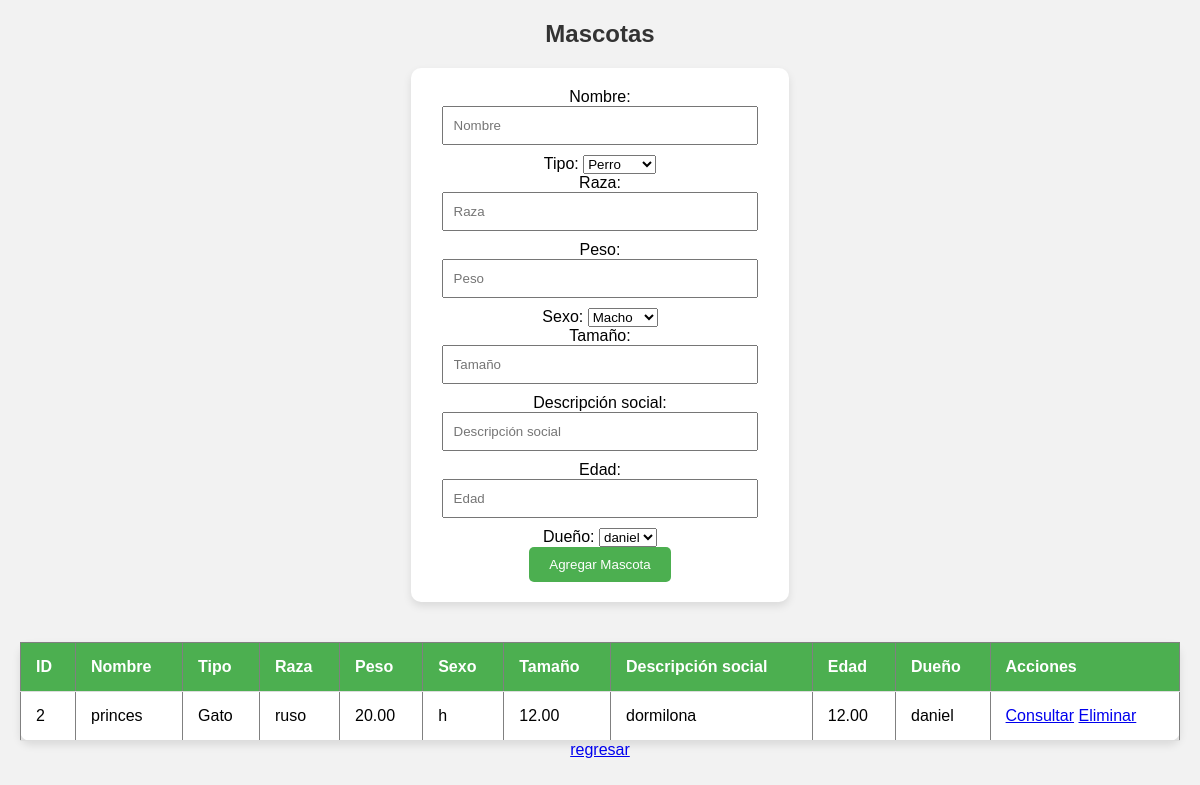
/vistas/mascotas.php, run on the app's committed database.
### tables this page shows
CREATE TABLE `mascotas` (
  `id` int(11) NOT NULL,
  `nombre` varchar(255) NOT NULL,
  `tipo` enum('Perro','Gato','Hamster','Conejo','Loro','Pez') NOT NULL,
  `raza` varchar(255) NOT NULL,
  `peso` double(5,2) NOT NULL,
  `sexo` enum('m','h') NOT NULL,
  `tamano` double(5,2) NOT NULL,
  `descripcion_social` varchar(50) DEFAULT NULL,
  `edad` double(5,2) DEFAULT NULL,
  `dueno_id` int(11) NOT NULL,
  `habilitado` tinyint(1) DEFAULT 1
);

### modelos/Conexion.php (called while the page is built, shortened)
<?php
class Conexion {
    private $host;
    private $usuario;
    private $contrasena;
    private $nombreDB;
    private $conexion;
    public function __construct($host, $usuario, $contrasena, $nombreDB) {
        $this->host = $host;
        $this->usuario = $usuario;
        $this->contrasena = $contrasena;
        $this->nombreDB = $nombreDB;
    }
    public function query($sql) {
        return $this->conexion->query($sql);
    }
    public function conectar() {
        $this->conexion = new mysqli($this->host, $this->usuario, $this->contrasena, $this->nombreDB);
        return true;
    }
}
$conexion = new Conexion("localhost", "root", "", "veterinariaprime");
?>

### modelos/Cliente.php (called while the page is built, shortened)
<?php
include_once 'Conexion.php';
class ClienteModel {
    private $conexion;
    public function __construct($conexion) {
        $this->conexion = $conexion;
    }
    public function obtenerClientePorId($id) {
        $query = "SELECT * FROM clientes WHERE id = '$id'";
        $query_resultado = $this->conexion->query($query);
        return $query_resultado->fetch_assoc();
    }
    public function obtenerClientes() {
        $query = "SELECT * FROM clientes where habilitado = '1'";
        $query_resultado = $this->conexion->query($query);
        $clientes = array();
        while ($fila = $query_resultado->fetch_assoc()) {
            $clientes[] = $fila;
        }
        return $clientes;
    }
}
$modelo_cli = new ClienteModel($conexion);
?>

### controladores/Cliente.php (called while the page is built, shortened)
<?php
include_once '../modelos/Cliente.php';
class ClienteController {
    private $modelo;
    public function __construct() {
        global $modelo_cli;
        $this->modelo = $modelo_cli;
    }
    public function mostrarClientes(){
        return $this->modelo->obtenerClientes();
    }
}
$controlador_cli = new ClienteController();
?>

### modelos/Mascota.php (called while the page is built, shortened)
<?php
include_once 'Conexion.php';
include_once 'Cliente.php';
class MascotaModel {
    private $conexion;
    public function __construct($conexion) {
        $this->conexion = $conexion;
    }
    public function obtenerMascotas() {
        global $modelo_cli;
        $query = "SELECT * FROM mascotas where habilitado = '1'";
        $query_resultado = $this->conexion->query($query);
        $mascotas = array();
        while ($fila = $query_resultado->fetch_assoc()) {
            $dueno_id = $fila["dueno_id"];
            $dueno = $modelo_cli->obtenerClientePorId($dueno_id);
            $fila["dueno"] = $dueno["nombre"];
            $mascotas[] = $fila;
        }
        return $mascotas;
    }
}
$mas_modelo = new MascotaModel($conexion);
?>

### controladores/Mascota.php (called while the page is built, shortened)
<?php
include_once '../modelos/Mascota.php';
class MascotaController {
    private $modelo;
    public function __construct() {
        global $mas_modelo;
        $this->modelo = $mas_modelo;
    }
    public function mostrarMascotas(){
        return $this->modelo->obtenerMascotas();
    }
}
$controlador_mas = new MascotaController();
?>

### vistas/mascotas.php (the view, shortened to what this page needs)
<?php
include '../controladores/Mascota.php';
include '../controladores/Cliente.php';
$mascotas = $controlador_mas->mostrarMascotas();
?>
<!DOCTYPE html>
<html lang="en">
<head>
</head>
<body>
    <h2>Mascotas</h2>
    <form  method="post">
        <label for="mas_nombre">Nombre:</label>
        <input type="text" placeholder="Nombre" value="<?php echo isset($mascotaConsulta) ? $mascotaConsulta["nombre"] : ""; ?>" name="mas_nombre" required> <br>
        <label for="mas_tipo">Tipo:</label>
        <select name="mas_tipo">
            <option value="Perro" <?php echo (isset($mascotaConsulta) && $mascotaConsulta['tipo'] == 'Perro') ? 'selected' : ''; ?>>Perro</option>
        </select><br>
        <label for="mas_raza">Raza:</label>
        <input type="text" placeholder="Raza" value="<?php echo isset($mascotaConsulta) ? $mascotaConsulta["raza"] : ""; ?>" name="mas_raza" required> <br>
        <label for="mas_peso">Peso:</label>
        <input type="number" placeholder="Peso" value="<?php echo isset($mascotaConsulta) ? $mascotaConsulta["peso"] : ""; ?>" name="mas_peso" required> <br>
        <label for="mas_sexo">Sexo:</label>
        <select name="mas_sexo">
            <option value="m" <?php echo (isset($mascotaConsulta) && $mascotaConsulta['sexo'] == 'm') ? 'selected' : ''; ?>>Macho</option>
        </select> <br>
        <label for="mas_tamano">Tamaño:</label>
        <input type="number" placeholder="Tamaño" value="<?php echo isset($mascotaConsulta) ? $mascotaConsulta["tamano"] : ""; ?>" name="mas_tamano" required> <br>
        <label for="mas_des_social">Descripción social:</label>
        <input type="text" placeholder="Descripción social" value="<?php echo isset($mascotaConsulta) ? $mascotaConsulta["descripcion_social"] : ""; ?>" name="mas_descripcion_social" required> <br>
        <label for="mas_edad">Edad:</label>
        <input type="number" placeholder="Edad" value="<?php echo isset($mascotaConsulta) ? $mascotaConsulta["edad"] : ""; ?>" name="mas_edad" required> <br>
        <label for="mas_dueno">Dueño:</label>
        <select name="mas_dueno">
            <?php
            $clientes = $controlador_cli->mostrarClientes();
            foreach ($clientes as $cliente) {
                echo "<option value=\"{$cliente['id']}\"";
                if (isset($mascotaConsulta) && $mascotaConsulta['dueno_id'] == $cliente['id']) {
                    echo ' selected';
                }
                echo ">{$cliente['nombre']}</option>";
            }
            ?>
        </select> <br>
        <button type="submit"><?php echo isset($mascotaConsulta) ? "Modificar Mascota" : "Agregar Mascota"; ?></button>
    </form>
    <table border="1">
            <tr>
                <th>ID</th>
                <th>Nombre</th>
                <th>Tipo</th>
                <th>Raza</th>
                <th>Peso</th>
                <th>Sexo</th>
                <th>Tamaño</th>
                <th>Descripción social</th>
                <th>Edad</th>
                <th>Dueño</th>
                <th>Acciones</th>
            </tr>
            <?php foreach ($mascotas as $mascota): ?>
                <tr>
                    <td><?php echo $mascota['id'] ?></td>
                    <td><?php echo $mascota['nombre'] ?></td>
                    <td><?php echo $mascota['tipo'] ?></td>
                    <td><?php echo $mascota['raza'] ?></td>
                    <td><?php echo $mascota['peso'] ?></td>
                    <td><?php echo $mascota['sexo'] ?></td>
                    <td><?php echo $mascota['tamano'] ?></td>
                    <td><?php echo $mascota['descripcion_social'] ?></td>
                    <td><?php echo $mascota['edad'] ?></td>
                    <td><?php echo $mascota['dueno'] ?></td>
                    <td >
                        <a href="?consultar=<?php echo $mascota['id']; ?>">Consultar</a>
                        <a href="?eliminar=<?php echo $mascota['id']; ?>" onclick="return confirm('¿Estás seguro?')">Eliminar</a>
                    </td>
                </tr>
            <?php endforeach; ?>
    </table>
    <a href="http://localhost/parcial-final">regresar</a>
</body>
</html>

### vistas/mascotas.php (style rules this page uses)
body { font-family: 'Arial', sans-serif; background-color: #f2f2f2; margin: 20px; text-align: center; }
h2 { color: #333; }
form { background-color: #fff; border-radius: 10px; box-shadow: 0 4px 8px rgba(0, 0, 0, 0.1); padding: 20px; margin-bottom: 20px; display: inline-block; }
form input { width: calc(100% - 22px); padding: 10px; margin-bottom: 10px; box-sizing: border-box; }
form button { background-color: #4CAF50; color: #fff; padding: 10px 20px; border: none; border-radius: 5px; cursor: pointer; }
table { width: 100%; border-collapse: collapse; background-color: #fff; border-radius: 10px; box-shadow: 0 4px 8px rgba(0, 0, 0, 0.1); margin-top: 20px; }
th, td { padding: 15px; text-align: left; border-bottom: 1px solid #ddd; }
th { background-color: #4CAF50; color: #fff; }

### data on the page
mascotas: id "2", nombre "princes", tipo "Gato", raza "ruso", peso "20.00", sexo "h", tamano "12.00", descripcion_social "dormilona", edad "12.00", dueno "daniel"

### other printed values
form field mas_dueno "daniel"
